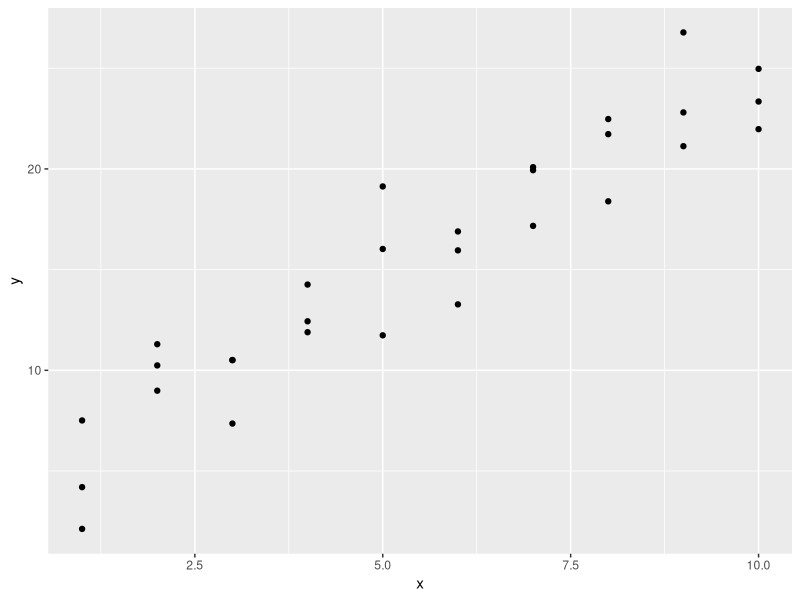
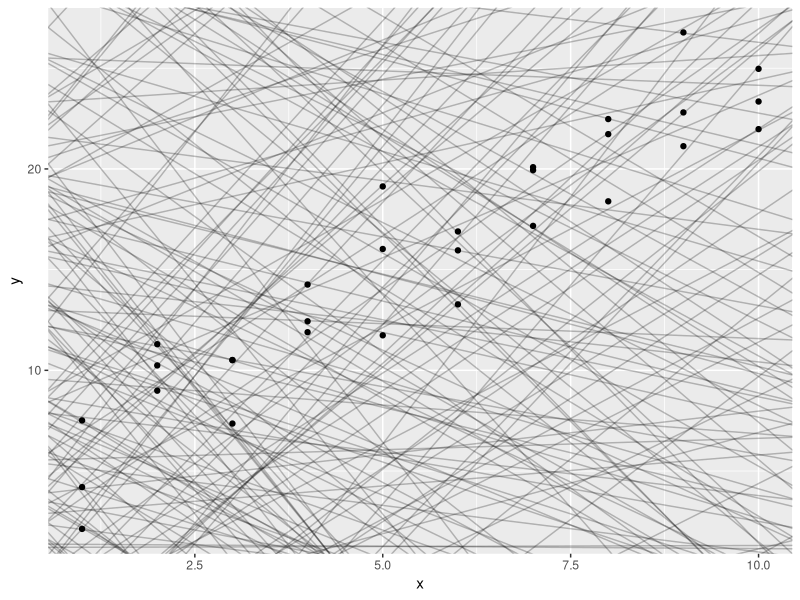
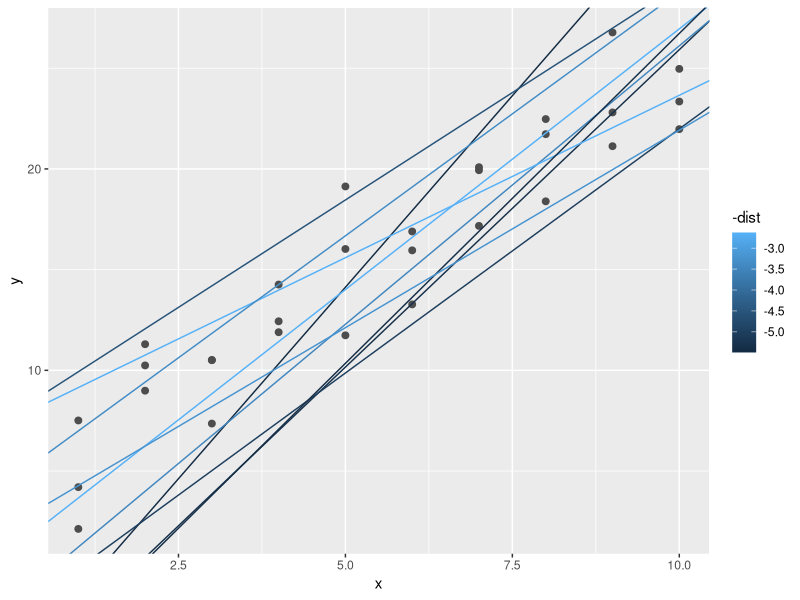
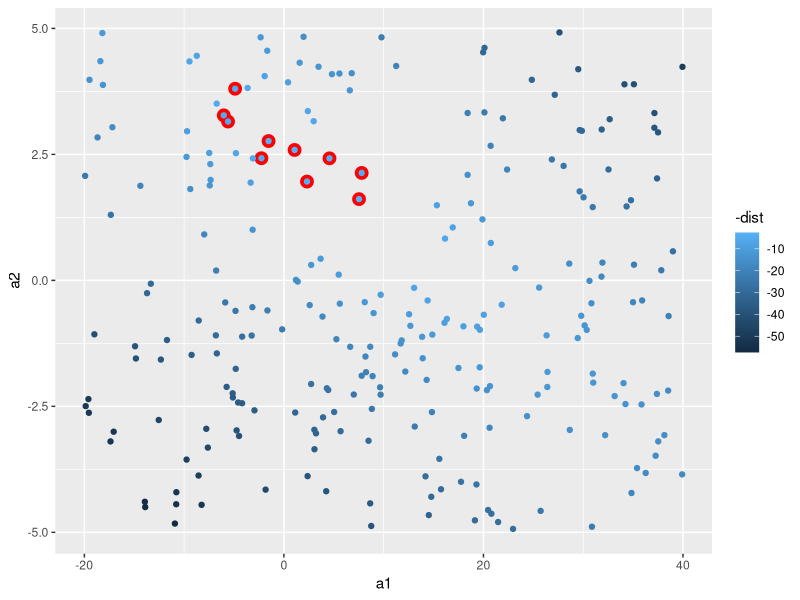
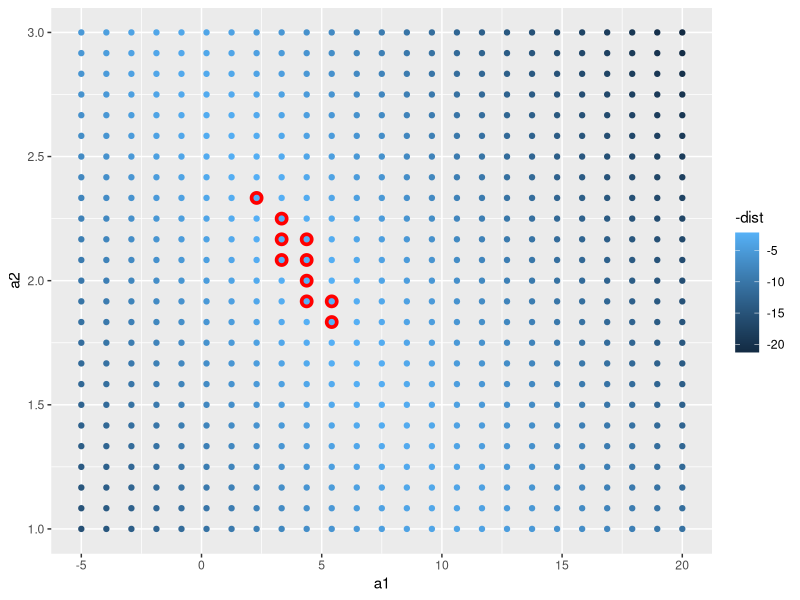
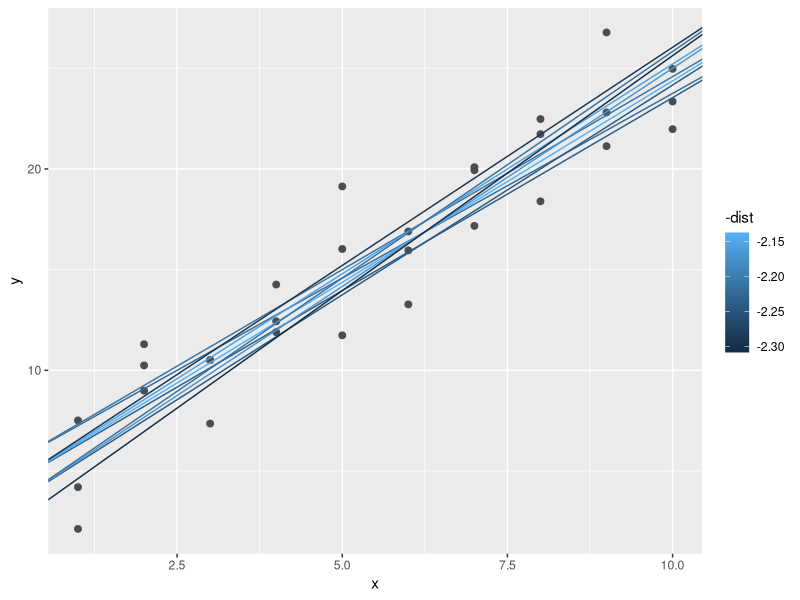
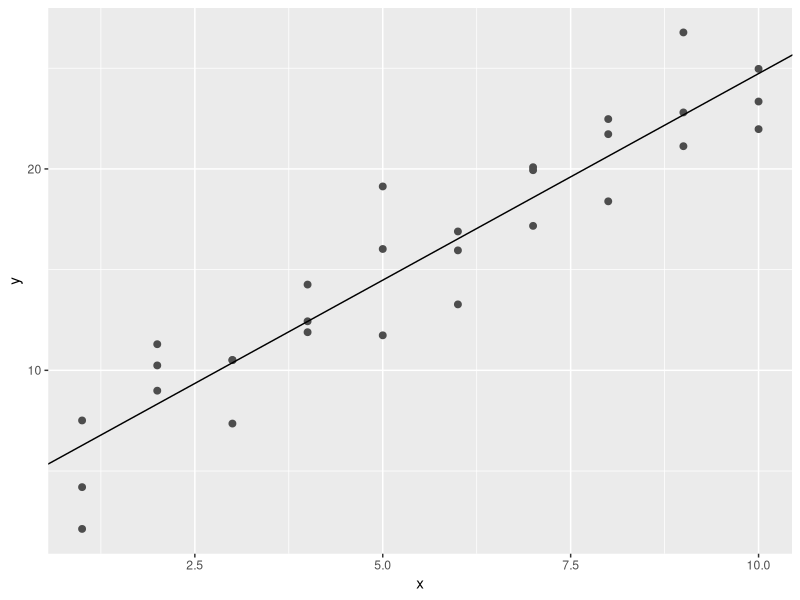
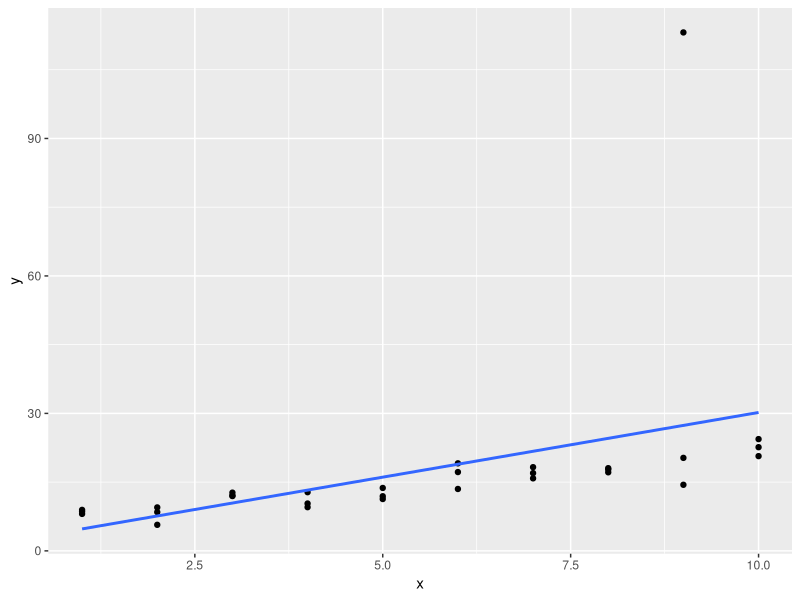

The R source for these figures, in order: (Note: this script raises an error after producing the figures.)
# R for Data Science Chapter 18
# Model Basics with modelr
# Daniel J. Vera, Ph.D.
library(tidyverse)
library(modelr)
options(na.action = na.warn)
library(splines)

# A Simple Model ----------------------------------------------------------

ggplot(sim1, aes(x, y)) +
  geom_point()

models <- tibble(
  a1 = runif(250, -20, 40),
  a2 = runif(250, -5, 5)
)

ggplot(sim1, aes(x, y)) +
  geom_abline(
    aes(intercept = a1, slope = a2),
    data = models, alpha = 1/4
  ) +
  geom_point()

model1 <- function(a, data) {
  a[1] + data$x * a[2]
}
model1(c(7, 1.5), sim1)

measure_distance <- function(mod, data) {
  diff <- data$y - model1(mod, data)
  sqrt(mean(diff ^ 2))
}
measure_distance(c(7, 1.5), sim1)

sim1_dist <- function(a1, a2) {
  measure_distance(c(a1, a2), sim1)
}

models <- models %>%
  mutate(dist = purrr::map2_dbl(a1, a2, sim1_dist))
models

# overlay the 10 best models on the data.
ggplot(sim1, aes(x, y)) +
  geom_point(size = 2, color = "grey30") +
  geom_abline(
    aes(intercept = a1, slope = a2, color = -dist),
    data = filter(models, rank(dist) <= 10)
  )

ggplot(models, aes(a1, a2)) +
  geom_point(
    data = filter(models, rank(dist) <= 10),
    size = 4, color = "red"
  ) +
  geom_point(aes(color = -dist))

grid <- expand.grid(
  a1 = seq(-5, 20, length = 25),
  a2 = seq(1, 3, length = 25)
  ) %>% 
  mutate(dist = purrr::map2_dbl( a1, a2, sim1_dist))

grid %>%
  ggplot(aes(a1, a2)) +
  geom_point(
    data = filter(grid, rank(dist) <= 10),
    size = 4, color = "red"
  ) +
  geom_point(aes(color = -dist))

ggplot(sim1, aes(x, y)) +
  geom_point(size = 2, color = "grey30") +
  geom_abline(
    aes(intercept = a1, slope = a2, color = -dist),
    data = filter(grid, rank(dist) <= 10)
  )

best <- optim(c(0, 0), measure_distance, data = sim1)
best$par
ggplot(sim1, aes(x, y)) +
  geom_point(size = 2, color = "grey30") +
  geom_abline(intercept = best$par[1], slope = best$par[2])

sim1_mod <- lm(y ~ x, data = sim1)
coef(sim1_mod)

# Exercises 23.2.1 on website:
# http://r4ds.had.co.nz/model-basics.html#exercises-60
# 1. One downside of the linear model is that it is sensitive to unusual
# values because the distance incorporates a squared term. Fit a linear 
# model to the simulated data below, and visualise the results. Rerun a
# few times to generate different simulated datasets. What do you notice
# about the model?

sim1a <- tibble(
  x = rep(1:10, each = 3),
  y = x * 1.5 + 6 + rt(length(x), df = 2)
  )

# Answer:
sim1a
sim1a_lm <- lm(y ~ x, data = sim1a)
coef(sim1a_lm)

ggplot(sim1a, aes(x, y)) +
  geom_point() +
  geom_smooth(method = "lm", se = FALSE)

simt <- function(i) {
  tibble(
    x = rep(1:10, each = 3),
    y = x * 1.5 + 6 + rt(length(x), df = 2),
    .id = i
  )
}

lm_df <- function(.data) {
  mod <- lm(y ~ x, data = .data)
  beta <- coef(mod)
  tibble(intercept = beta[1], slope = beta[2])
}

sims <- map(1:100, simt) %>%
  map_df(lm_df)

ggplot(sims, aes(x = intercept, y = slope)) +
  geom_point()

# 2. One way to make linear models more robust is to use a different 
# distance measure. For example, instead of root-mean-squared distance,
# you could use mean-absolute distance:
measure_distance <- function(mod, data) {
  diff <- data$y - make_prediction(mod, data)
  mean(abs(diff))
}

# Use optim() to fit this model to the simulated data above and compare it
# to the linear model.

ggplot(sim1, aes(x, y)) +
  geom_point()

models <- tibble(
  a1 = runif(250, -20, 40),
  a2 = runif(250, -5, 5)
)

model1 <- function(a, data) {
  a[1] + data$x * a[2]
}

measure_distance_mad <- function(mod, data) {
  diff <- data$y - model1(mod, data)
  mean(abs(diff))
}
measure_distance_mad(c(7, 1.5), sim1)

sim1_dist_mad <- function(a1, a2) {
  measure_distance_mad(c(a1, a2), sim1)
}

models_mad <- models %>%
  mutate(dist = purrr::map2_dbl(a1, a2, sim1_dist_mad))
models_mad

models_se <- models %>%
  mutate(dist = purrr::map2_dbl(a1, a2, sim1_dist))
models_se

# overlay the 10 best models on the data.
ggplot(sim1, aes(x, y)) +
  geom_point(size = 2, color = "grey30") +
  geom_abline(
    aes(intercept = a1, slope = a2),
    data = filter(models_se, rank(dist) <= 5),
    color = "blue"
  ) +
  geom_abline(
    aes(intercept = a1, slope = a2),
    data = filter(models_mad, rank(dist) <= 5),
    color = "red"
  )

models_compare <- models_se %>%
  left_join(models_mad, by = c("a1", "a2")) %>%
  mutate(diff = dist.x - dist.y)
models_compare

best <- optim(c(0, 0), measure_distance_mad, data = sim1)
best$par

ggplot(sim1, aes(x, y)) +
  geom_point(size = 2, color = "grey30") +
  geom_abline(intercept = best$par[1], slope = best$par[2]) +
  geom_smooth(method = "lm", se = FALSE)

sim1_mod <- lm(y ~ x, data = sim1)
coef(sim1_mod)

# 3. One challenge with performing numerical optimisation is that it’s only
# guaranteed to find one local optima. What’s the problem with optimising a 
# three parameter model like this?

model1 <- function(a, data) {
  a[1] + data$x * a[2] + a[3]
}


# Any values where (a[1] + a[3]) == (a'[1] + a'[3]) have same fit.
# Essentially you can just combine the constant term.

# Visualizing Models ------------------------------------------------------
# Predictions

grid <- sim1 %>%
  data_grid(x)
grid

grid <- grid %>%
  add_predictions(sim1_mod)
grid

ggplot(sim1, aes(x)) +
  geom_point(aes(y = y)) +
  geom_line(
    aes(y = pred),
    data = grid,
    color = "red",
    size = 1
  )

sim1 <- sim1 %>%
  add_residuals(sim1_mod)
sim1

# Frequency polygon of residuals
ggplot(sim1, aes(resid)) +
  geom_freqpoly(binwidth = 0.5)

ggplot(sim1, aes(x, resid)) +
  geom_ref_line(h = 0) +
  geom_point()

# Exercises 23.3.3 on website:
# http://r4ds.had.co.nz/model-basics.html#exercises-61
# 1. Instead of using lm() to fit a straight line, you can use loess() to fit 
# a smooth curve. Repeat the process of model fitting, grid generation, 
# predictions, and visualisation on sim1 using loess() instead of lm(). 
# How does the result compare to geom_smooth()?
sim1_mod_loess <- loess(y ~ x, data = sim1)
grid_loess <- sim1 %>%
  data_grid(x) %>%
  add_predictions(sim1_mod_loess)

sim1_loess <- sim1 %>%
  add_predictions(sim1_mod_loess) %>%
  add_residuals(sim1_mod_loess)

ggplot(sim1, aes(x, y)) +
  geom_point() +
  geom_smooth()

ggplot(sim1, aes(x)) +
  geom_point(aes(y = y)) +
  geom_line(
    aes(y = pred),
    data = grid_loess,
    color = "red",
    size = 1
  )


# looks the same to me. In fact the message even says geom_smooth()
# uses method 'loess.'

ggplot(sim1, aes(x, resid)) +
  geom_ref_line(h = 0) +
  geom_point() +
  geom_point(data = sim1_loess, aes(sim1_loess$x, sim1_loess$resid),
             fill = "red", shape = 24)

# 2. add_predictions() is paired with gather_predictions() and 
# spread_predictions(). How do these three functions differ?

# add_prediction adds a single new column, .pred, to the input data. 
# spread_predictions adds one column for each model. gather_prections 
# adds two columns .model and .pred, and repeats the input rows for 
# each model.

df <- tibble::data_frame(
  x = sort(runif(100)),
  y = 5 * x + 0.5 * x ^ 2 + 3 + rnorm(length(x))
)
df
plot(df)

m1 <- lm(y ~ x, data = df)
grid <- data.frame(x = seq(0, 1, length = 10))
grid %>% add_predictions(m1)

m2 <- lm(y ~ poly(x, 2), data = df)
grid %>% spread_predictions(m1, m2)
grid %>% gather_predictions(m1, m2)

# 3. What does geom_ref_line() do? What package does it come from? 
# Why is displaying a reference line in plots showing residuals useful and 
# important?

# Adds a reference line, defaults to double sized and white, 
# h for horizontal, v for vertical and it comes from modelr, even 
# though it works with a ggplot2 plot.

# Its important to see where the line x = 0, or h = 0 for code, is and to
# see empirically if the reference line is in the middle of the graph,
# implying the residuals have mean 0.

# 4. Why might you want to look at a frequency polygon of absolute residuals? 
# What are the pros and cons compared to looking at the raw residuals?

# Frequency polygon makes it easer to judge the distribution of residuals.
# From jrnold's solutions:
# The frequency polygon makes it easier to judge whether the variance and/or 
# absolute size of the residuals varies with respect to x. This is called 
# heteroskedasticity, and results in incorrect standard errors in inference. 
# In prediction, this provides insight into where the model is working well and
# where it is not. What is lost, is that since the absolute values are shown, 
# whether the model is over-predicting or underpredicting, or on average 
# correctly predicting in different regions of x cannot be determined.

# Formulas and Model Families ---------------------------------------------

df <- tribble(
  ~y, ~x1, ~x2,
  4, 2, 5,
  5, 1, 6
)

model_matrix(df, y ~ x1)
model_matrix(df, y ~ x1 - 1)
model_matrix(df, y ~ x1 + x2)

# Categorical Variables
df <- tribble(
  ~ sex, ~ response,
  "male", 1,
  "female", 2,
  "male", 1
)

model_matrix(df, response ~ sex)

ggplot(sim2) +
  geom_point(aes(x, y))

mod2 <-  lm(y ~ x, data = sim2)

grid <- sim2 %>%
  data_grid(x) %>%
  add_predictions(mod2)
grid

ggplot(sim2, aes(x)) +
  geom_point(aes(y = y)) +
  geom_point(
    data = grid,
    aes(y = pred),
    color = "red",
    size = 4
  )

# Interactions (Continuous and Categorical)
ggplot(sim3, aes(x1, y)) +
  geom_point(aes(color = x2))

mod1 <- lm(y ~ x1 + x2, data = sim3)
mod2 <- lm(y~ x1 * x2, data = sim3)

grid <- sim3 %>%
  data_grid(x1, x2) %>% # finds all unique values of x1 and x2 and generates
  # all combinations
  gather_predictions(mod1, mod2)
grid

ggplot(sim3, aes(x1, y, color = x2)) +
  geom_point() +
  geom_line(data = grid, aes(y = pred)) +
  facet_wrap(~ model)

sim3 <- sim3 %>%
  gather_residuals(mod1, mod2)

ggplot(sim3, aes(x1, resid, color = x2)) +
  geom_point() +
  facet_grid(model ~ x2)

# Interactions (Two Continuous)
mod1 <- lm(y ~ x1 + x2, data = sim4)
mod2 <- lm(y ~ x1 * x2, data = sim4)

grid <- sim4 %>%
  data_grid(
    x1 = seq_range(x1, 5),
    x2 = seq_range(x2, 5)
  ) %>%
  gather_predictions(mod1, mod2)
grid

# Brief digression on seq_range()
# pretty:
seq_range(c(0.0123, 0.923423), n = 5)
seq_range(c(0.0123, 0.923423), n = 5, pretty = TRUE)
# trim:
x1 <- rcauchy(100)
seq_range(x1, n = 5)
seq_range(x1, n = 5, trim = 0.10)
seq_range(x1, n = 5, trim = 0.25)
seq_range(x1, n = 5, trim = 0.50)
# expand:
x2 <- c(0, 1)
seq_range(x2, n = 5)
seq_range(x2, n = 5, expand = 0.10)
seq_range(x2, n = 5, expand = 0.25)
seq_range(x2, n = 5, expand = 0.50)
# Back to model:

ggplot(grid, aes(x1, x2)) +
  geom_tile(aes(fill = pred)) +
  facet_wrap(~ model)

ggplot(grid, aes(x1, pred, color = x2, group = x2)) +
  geom_line() + 
  facet_wrap(~ model) 

ggplot(grid, aes(x2, pred, color = x1, group = x1)) +
  geom_line() +
  facet_wrap(~ model)

# Transformations
df <- tribble(
  ~y, ~x,
   1,  1,
   2,  2,
   3,  3
)

model_matrix(df, y ~ x^2 + x)
model_matrix(df, y ~ I(x^2) + x)

model_matrix(df, y ~ poly(x, 2))
# Outside range  of data, polynomials rapidly shoot off to positive or
# negative infinity. Alternative is to use natural spline from splines
# library:
model_matrix(df, y ~ ns(x, 2))

sim5 <- tibble(
  x = seq(0, 3.5 * pi, length = 50),
  y = 4 * sin(x) + rnorm(length(x))
)
sim5
ggplot(sim5, aes(x, y)) +
  geom_point()

mod1 <- lm(y ~ ns(x, 1), data = sim5)
mod2 <- lm(y ~ ns(x, 2), data = sim5)
mod3 <- lm(y ~ ns(x, 3), data = sim5)
mod4 <- lm(y ~ ns(x, 4), data = sim5)
mod5 <- lm(y ~ ns(x, 5), data = sim5)

grid <- sim5 %>%
  data_grid(x = seq_range(x, n = 50, expand = 0.1)) %>%
  gather_predictions(mod1, mod2, mod3, mod4, mod5, .pred = "y")

ggplot(sim5, aes(x, y)) +
  geom_point() +
  geom_line(data = grid, color = "red") +
  facet_wrap(~ model)

# Exercises 23.4.5 on website:
# http://r4ds.had.co.nz/model-basics.html#exercises-62
# 1. What happens if you repeat the analysis of sim2 using a model without
# an intercept? What happens to the model equation? What happens to the 
# predictions?

# First lets look at original
mod2 <-  lm(y ~ x, data = sim2)

grid <- sim2 %>%
  data_grid(x) %>%
  add_predictions(mod2)
grid

ggplot(sim2, aes(x)) +
  geom_point(aes(y = y)) +
  geom_point(
    data = grid,
    aes(y = pred),
    color = "red",
    size = 4
  )
  
# Now we drop the intercept
mod2_no_intcpt <-  lm(y ~ x - 1, data = sim2)

coef(mod2)
coef(mod2_no_intcpt)
summary(mod2)
summary(mod2_no_intcpt)
mod2
mod2_no_intcpt

grid_no_intcpt <- sim2 %>%
  data_grid(x) %>%
  add_predictions(mod2_no_intcpt)
grid_no_intcpt

# The predictions are the same. In the 'categorical' case, by setting
# the intercept to 0, effectively we just 're-scale' the coefficients
# in the model. For example if x is 'd' then the model puts a 1 for x
# at x == d and 0 otherwise. So we multiply 1 by 0.7588142 and add 1.15
# in the regular model. This is the same as simply multiplying 1 by
# the sum (0.7588142 + 1.15 = 1.91), what we multiply by if the intercept
# is zero. With categorical data, its basically a contrast coding.

# 2. Use model_matrix() to explore the equations generated for the models
# I fit to sim3 and sim4. Why is * a good shorthand for interaction?


# 3. Using the basic principles, convert the formulas in the following 
# two models into functions. (Hint: start by converting the categorical 
# variable into 0-1 variables.)

mod1 <- lm(y ~ x1 + x2, data = sim3)
mod2 <- lm(y ~ x1 * x2, data = sim3)

# 4. For sim4, which of mod1 and mod2 is better? I think mod2 does a 
# slightly better job at removing patterns, but it’s pretty subtle. 
# Can you come up with a plot to support my claim?
